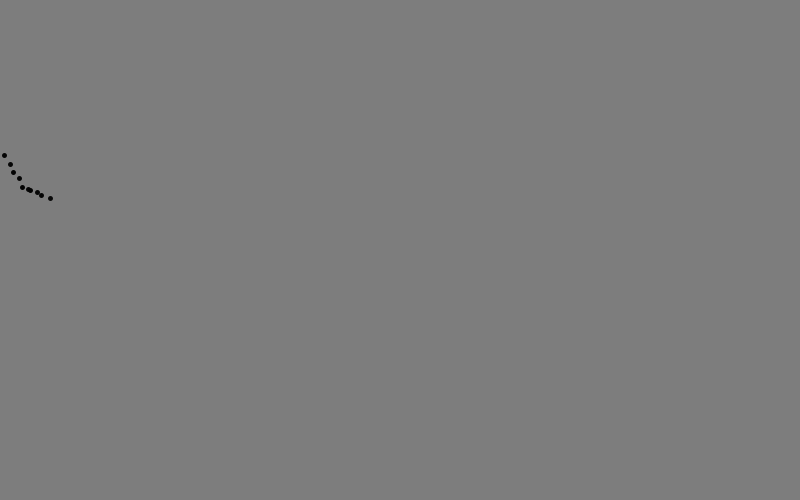
Frame 1 (no input)
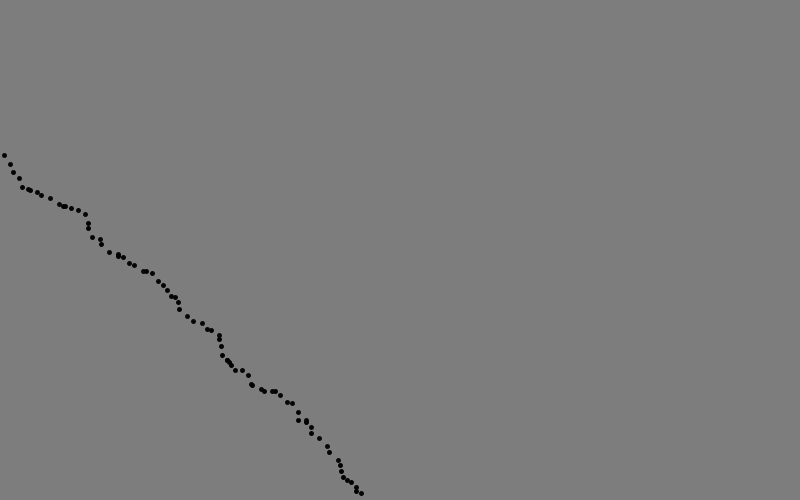
Frame 60 (the mouse pressed at the canvas centre just before this capture)
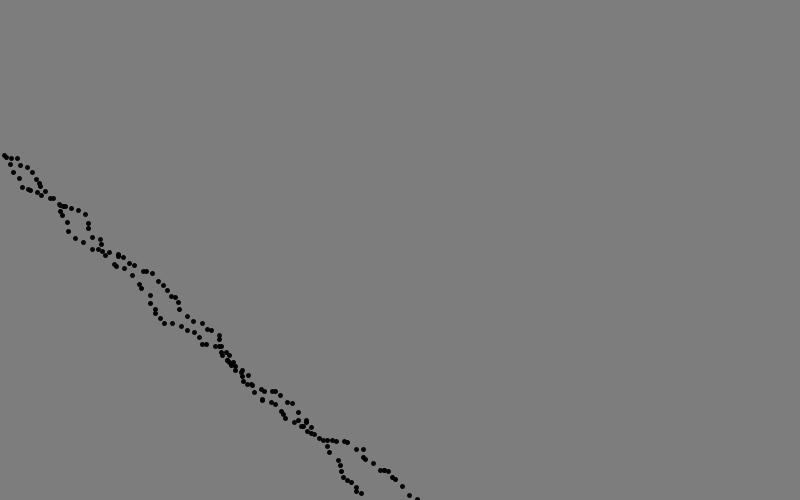
Frame 120 (the mouse held since frame 60 and released just before this capture)

The Processing sketch that drew these frames (run headless with seeded random() and noise(); from frame 60 on, the mouse is pressed at the canvas centre):

// Processing sketch: Lightning
// ── Lightning.pde
int startX = 0;
int startY = 0;
int endX = 0;
int endY = 0;
void setup()
{
  size(800,500);
  startY = 150;
  endY = 150;
  strokeWeight(5);
  background(125);
}
void draw()
{
for (int i = 0; i<10; i++) {
    int randNum = (int)(Math.random()* 10);
    int randNumY = (int)(Math.random() * 10);
    stroke(randNum);
    endX = startX + randNum;
    endY = startY + randNumY;

    startX = endX;
    startY = endY;
    line(startX, startY, endX, endY);
  }
}
void mousePressed()
{
startX = 0;
endX = 0;
startY = 150;
endY = 150;
}
